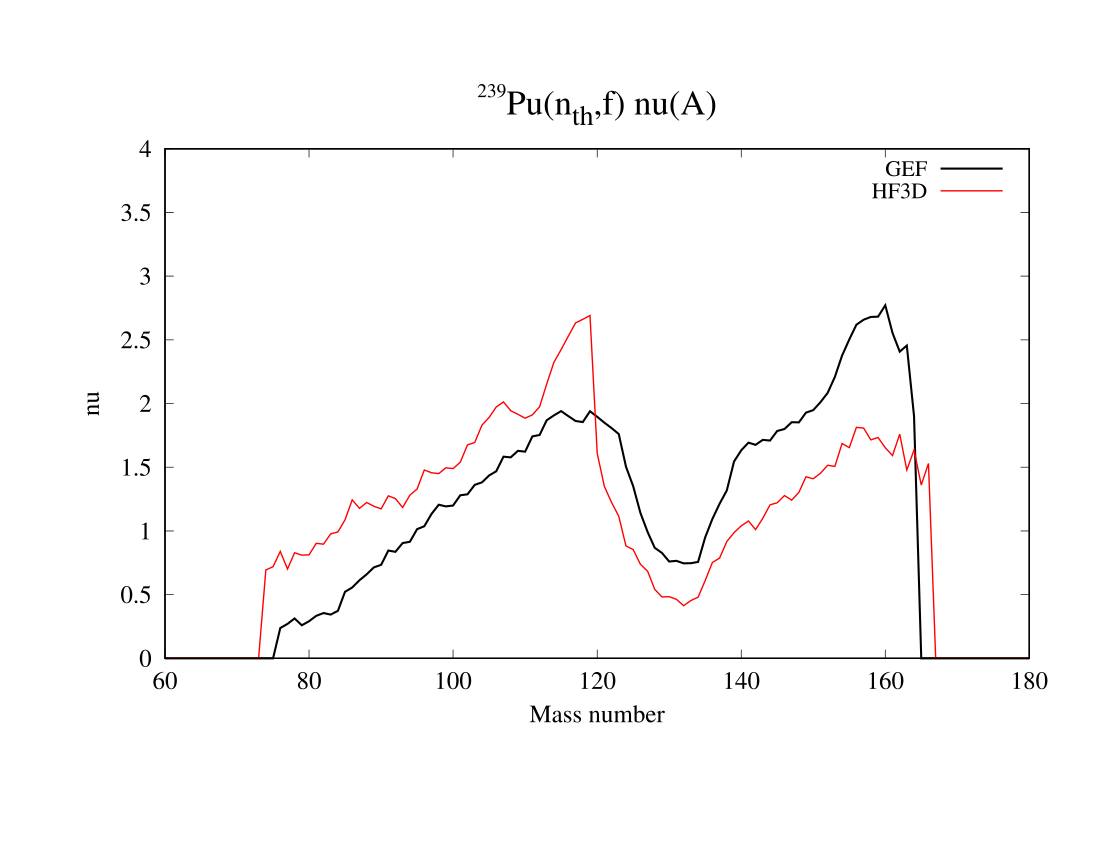

Write gnuplot code to recreate this figure.
set xlabel "Mass number" font ",18"
set ylabel "nu" font ",18" offset 0
set bmargin 5
set title "^{/=14 239}Pu(n_{th},{/=25{f}})^{/=14 } nu(A)" font ",25"
#
set pointsize 1.2
set xtics font "Times-Roman, 18" 
set ytics font "Times-Roman, 18"
#
# Setting of the axis format  
#
set format x "%G"
set format y "%G"
#
#  Setting of the legend location  
#
set key font ",16"
set key top right 
#set grid x
#set grid y
# show grid
# 
set term postscript enhanced font "Times-Roman,16" color
set output "n-Pu239-FY-nuA.eps"
#
set style line 10 linetype 1 linewidth 3 linecolor rgb "black" 
#
#
#
######################################################################################
#
# If you want to have only solid lines then uncomment line below !!!
#  
#  a/ tick solid lines, b/ thinner solid lines, c/ dashed lines (acceptable for papers!) 
#
# set style line 1 linetype 2  linewidth 6 linecolor rgb "red"
set style line 1 linetype 2  linewidth 2 linecolor rgb "red"
# set style line 1 linetype 2  linewidth 2 linecolor rgb "red" dashtype '-..'
#
#######################################################################################
#
######################################################################################
#
# If you want to have only solid lines then uncomment line below !!!
#  
#  a/ tick solid lines, b/ thinner solid lines, c/ dashed lines (acceptable for papers!) 
#
# set style line 2 linetype 3  linewidth 6 linecolor rgb "#32CD32"
set style line 2 linetype 3  linewidth 2 linecolor rgb "#32CD32"
# set style line 2 linetype 3  linewidth 2 linecolor rgb "#32CD32" dashtype '-..'
#
#######################################################################################
#
######################################################################################
#
# If you want to have only solid lines then uncomment line below !!!
#  
#  a/ tick solid lines, b/ thinner solid lines, c/ dashed lines (acceptable for papers!) 
#
# set style line 3 linetype 4  linewidth 6 linecolor rgb "blue"
set style line 3 linetype 4  linewidth 2 linecolor rgb "blue"
# set style line 3 linetype 4  linewidth 2 linecolor rgb "blue" dashtype '-..'
#
#######################################################################################
#
######################################################################################
#
# If you want to have only solid lines then uncomment line below !!!
#  
#  a/ tick solid lines, b/ thinner solid lines, c/ dashed lines (acceptable for papers!) 
#
# set style line 4 linetype 7  linewidth 6 linecolor rgb "#B0C4DE"
set style line 4 linetype 7  linewidth 2 linecolor rgb "#B0C4DE"
# set style line 4 linetype 7  linewidth 2 linecolor rgb "#B0C4DE" dashtype '-..'
#
#######################################################################################
#
######################################################################################
#
# If you want to have only solid lines then uncomment line below !!!
#  
#  a/ tick solid lines, b/ thinner solid lines, c/ dashed lines (acceptable for papers!) 
#
# set style line 5 linetype 3  linewidth 6 linecolor rgb "#2E8B57"
set style line 5 linetype 3  linewidth 2 linecolor rgb "#2E8B57"
# set style line 5 linetype 3  linewidth 2 linecolor rgb "#2E8B57" dashtype '-..'
#
#######################################################################################
#
######################################################################################
#
# If you want to have only solid lines then uncomment line below !!!
#  
#  a/ tick solid lines, b/ thinner solid lines, c/ dashed lines (acceptable for papers!) 
#
# set style line 6 linetype 8  linewidth 6 linecolor rgb "#C71585"
set style line 6 linetype 8  linewidth 2 linecolor rgb "#C71585"
# set style line 6 linetype 8  linewidth 2 linecolor rgb "#C71585" dashtype '-..'
#
#######################################################################################
set style line 11 pointtype 1 linecolor rgb "#DC143C "
set style line 12 pointtype 2 linecolor rgb "#DC143C "
set style line 13 pointtype 3 linecolor rgb "#DC143C "
set style line 14 pointtype 4 linecolor rgb "#DC143C "
set style line 15 pointtype 5 linecolor rgb "#DC143C "
set style line 16 pointtype 6 linecolor rgb "red "
set style line 17 pointtype 7 linecolor rgb "#FF8C00 "
set style line 18 pointtype 8 linecolor rgb "orange "
set style line 19 pointtype 9 linecolor rgb "magenta "
set style line 20 pointtype 10 linecolor rgb "magenta "
set style line 21 pointtype 11 linecolor rgb "magenta "
set style line 22 pointtype 12 linecolor rgb "cyan "
set style line 23 pointtype 13 linecolor rgb "cyan "
set style line 24 pointtype 14 linecolor rgb "cyan "
set style line 25 pointtype 15 linecolor rgb "cyan "
set style line 26 pointtype 16 linecolor rgb "green "
set style line 27 pointtype 17 linecolor rgb "green "
set style line 28 pointtype 18 linecolor rgb "blue "
set style line 29 pointtype 19 linecolor rgb "blue "
set style line 30 pointtype 20 linecolor rgb "blue "
plot [60.:180.0][0.:4.0] \
"/Users/koning/talys/samples/n-Pu239-fy-gef/org/nunA1.00E-06.fis" u ( $1 > 0. ? $1 : 1.e-10 ):( $2 > 0. ? $2 : 1.e-10 ) t "GEF" w lines linestyle 10, \
"/Users/koning/talys/samples/n-Pu239-fy-hf3d/org/nunA1.00E-06.fis" u ( $1 > 0. ? $1 : 1.e-10 ):( $2 > 0. ? $2 : 1.e-10 ) t "HF3D" w lines linestyle 1, \
